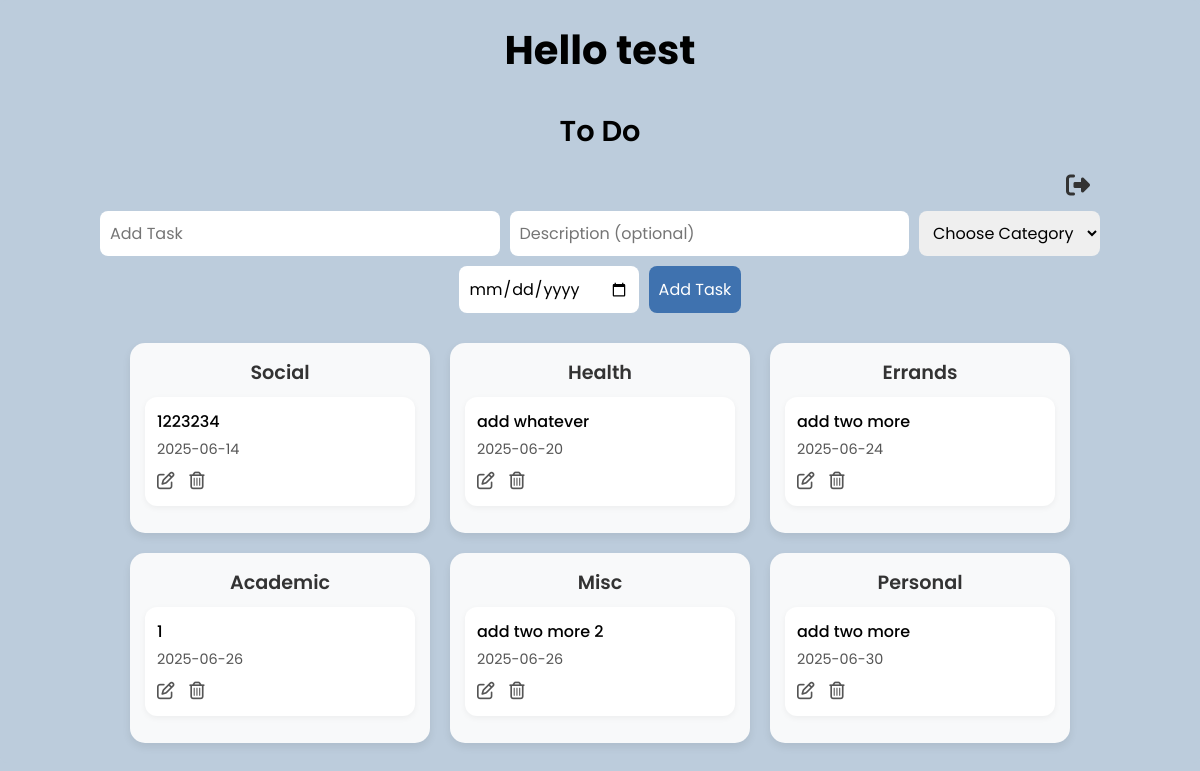
The page /todo/ (signed in) on the database as committed earlier.
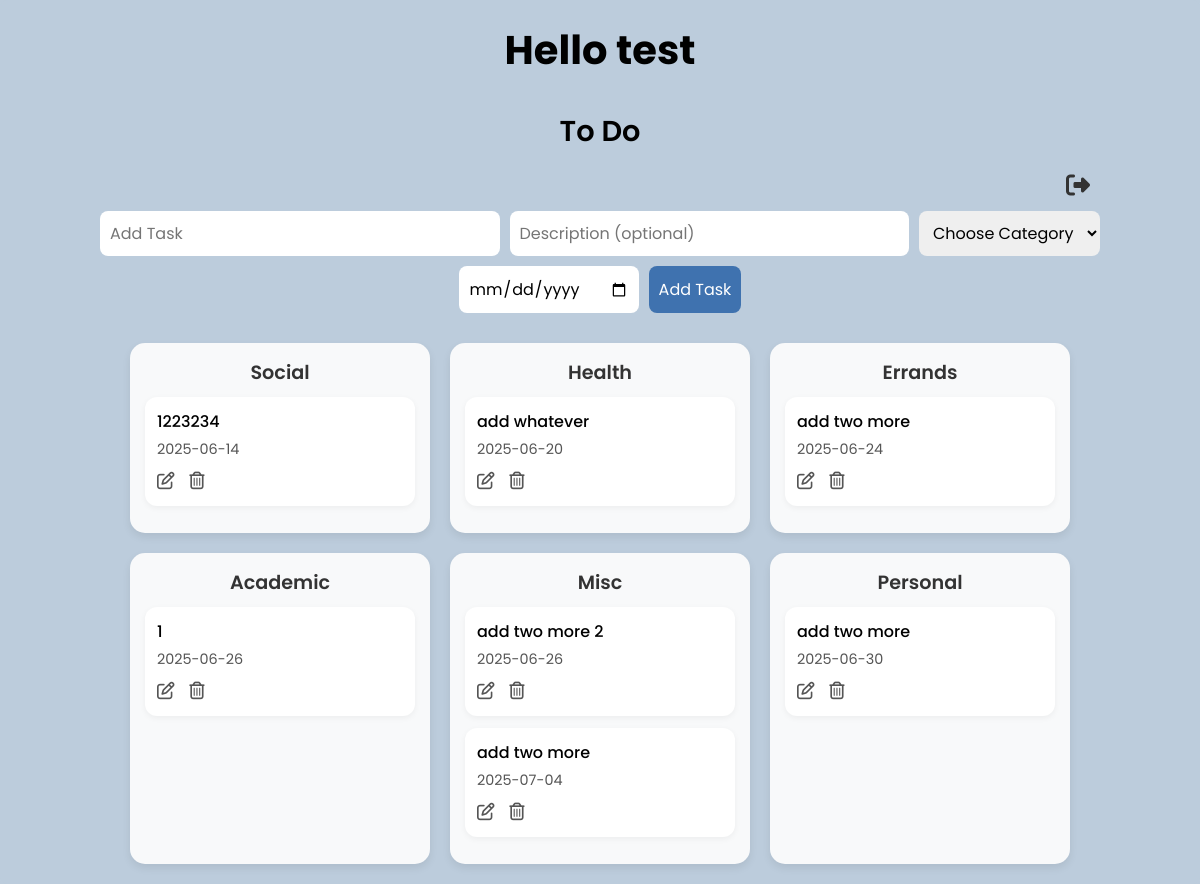
The same page on the database as committed later.
### todo/models.py (models this page shows)
class Todo(models.Model):
    category_choices=[
        ('personal','Personal'),
        ('work','Work'),
        ('health','Health'),
        ('social','Social'),
        ('academic','Academic'),
        ('errands','Errands'),
        ('misc','Miscelleneous'),
        ]
    sno=models.AutoField(primary_key=True,auto_created=True)
    user = models.ForeignKey(User, on_delete=models.CASCADE)
    task_name=models.CharField(max_length=100)
    description=models.TextField(blank=True)
    category=models.CharField(max_length=25,choices=category_choices,default='personal')
    created_at=models.DateTimeField(auto_now_add=True)
    due_date=models.DateField(null=True,blank=True)
    completed=models.BooleanField(default=False)

### todo/views.py (the view, shortened to what this page needs)
# urls.py: path("todo/" , views.todo_view ,name='todo'),
@login_required(login_url='/login')
def todo_view(request):
    tasks=models.Todo.objects.filter(user=request.user).order_by('due_date')
    category_groups = defaultdict(list)
    for task in tasks:
        category_groups[task.category].append(task)
    return render(request, 'todo.html', {'tasks': tasks, 'category_groups': dict(category_groups)})
    return render(request, 'todo.html', {'tasks':tasks})

### todo/templates/todo.html (shortened to what this page needs)
{% load static %}
<!DOCTYPE html>
<html lang="en">
  <head>
    <link rel="stylesheet" href="{% static 'css/todo.css' %}" />
  </head>
  <body>
    <main class="container">
      <div class="inner-box">
        <h1 class="greeting">Hello {{ user }}</h1>
      </div>
      <div class="heading">To Do</div>
      <div class="to-do-box">
        <div class="signout">
          <a href="{% url 'signout' %}" class="sign">
            <i class="fa-solid fa-right-from-bracket"></i>
          </a>
        </div>
        <form method="POST" action="{% url 'todo' %}">
          <input
            type="text"
            class="input-task"
            name="task_name"
            required
            placeholder="Add Task"
          />
          <input
            type="text"
            class="input-description"
            name="description"
            placeholder="Description (optional)"
          />
          <select name="category" class="task-category" required>
            <option value="" disabled selected hidden>Choose Category</option>
          </select>
          <input
            type="date"
            class="due-date"
            name="due_date"
            placeholder="Due Date"
          />
          <input type="submit" class="submit-btn" value="Add Task" />
        </form>
      </div>
      <div class="categories-grid">
        {% for category, task_list in category_groups.items %}
        <div class="category-column">
          <h4 class="category-title">{{ category|title }}</h4>
          {% for task in task_list %}
          <div class="to-do">
            <h5>{{ task.task_name }}</h5>
             {% if task.due_date %}
            <p>{{ task.due_date|date:"Y-m-d" }}</p>
            {% endif %}
            <div class="actions">
              <a href="{% url 'edit_todo' task.sno %}" aria-label="Edit Task">
                <i class="fa-regular fa-pen-to-square"></i>
              </a>
              <a href="{% url 'delete_todo' task.sno %}" aria-label="Delete Task">
                <i class="fa-regular fa-trash-can"></i>
              </a>
            </div>
          </div>
          {% endfor %}
        </div>
        {% endfor %}
      </div>
    </main>
  </body>
</html>

### todo/static/css/todo.css (style rules this page uses)
* { margin: 0; padding: 0; box-sizing: border-box; font-family: 'Poppins', sans-serif; }
body { min-height: 100vh; width: 100%; background: #BCCCDC; }
.container { width: 100%; height: 80%; background: #BCCCDC; border-color: #333; border-radius: 7px; display: flex; flex-direction: column; align-items: center; padding: 20px; }
.inner-box { text-align: center; margin-bottom: 10px; }
.greeting { font-size: 2.5rem; margin-bottom: 10px; }
.heading { font-size: 1.8rem; font-weight: 600; margin: 10px 0 20px 0; }
.to-do-box { display: flex; flex-direction: column; align-items: center; width: 100%; max-width: 1000px; gap: 10px; margin-bottom: 30px; }
form { display: flex; flex-wrap: wrap; justify-content: center; gap: 10px; width: 100%; }
.input-task, .input-description, .task-category, .due-date, .submit-btn { padding: 10px; border-radius: 8px; border: none; outline: none; font-size: 1rem; }
.input-task, .input-description { flex: 1 1 250px; }
.task-category, .due-date { flex: 0 1 180px; }
.submit-btn { background-color: #3f72af; color: white; cursor: pointer; transition: background 0.3s; }
.signout { align-self: flex-end; margin-right: 10px; }
.sign i { font-size: 1.5rem; color: #333; }
.categories-grid { display: flex; flex-wrap: wrap; justify-content: center; gap: 20px; width: 100%; max-width: 1200px; }
.category-column { background-color: #f8f9fa; padding: 15px; border-radius: 15px; min-width: 250px; flex: 1 1 280px; max-width: 300px; box-shadow: 0 4px 8px rgba(0, 0, 0, 0.08); }
.category-title { font-size: 1.2rem; font-weight: 600; margin-bottom: 10px; text-align: center; color: #333; }
.to-do { background-color: white; border-radius: 12px; padding: 12px; margin-bottom: 12px; box-shadow: 0 2px 6px rgba(0, 0, 0, 0.05); }
.to-do h5 { font-size: 1rem; margin-bottom: 5px; font-weight: 500; }
.to-do p { font-size: 0.9rem; color: #555; margin: 4px 0; }
.actions { margin-top: 8px; }
.actions a { margin-right: 10px; color: #555; text-decoration: none; font-size: 1.1rem; }

Rows that differ between the two databases and show on the page:
added Todo: task_name "add two more", due_date "2025-07-04", shown under "Misc"
